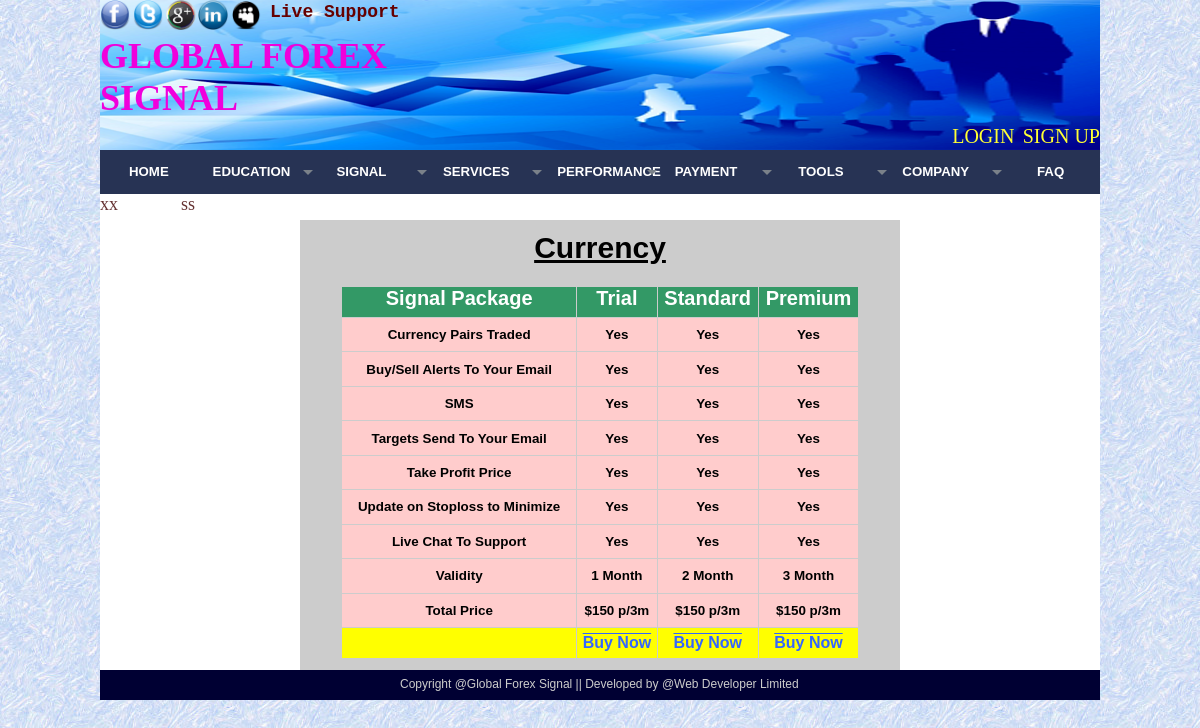
/?c=currency_signal, run on the app's committed database.
### tables this page shows
CREATE TABLE `news` (
  `id` int(11) NOT NULL auto_increment,
  `heading` varchar(50) NOT NULL,
  `description` varchar(500) NOT NULL,
  `date` datetime NOT NULL,
  `time` time NOT NULL,
  PRIMARY KEY  (`id`)
);

CREATE TABLE `packageservice` (
  `id` int(11) NOT NULL auto_increment,
  `packagename` varchar(40) default NULL,
  `descriptionid` int(11) default NULL,
  `trial` varchar(70) NOT NULL,
  `standard` varchar(70) NOT NULL,
  `premium` varchar(70) NOT NULL,
  PRIMARY KEY  (`id`),
  KEY `descriptionid` (`descriptionid`)
);

CREATE TABLE `package` (
  `id` int(11) NOT NULL auto_increment,
  `name` varchar(30) NOT NULL,
  `description` varchar(1000) NOT NULL,
  PRIMARY KEY  (`id`)
);

### client/currency_signal.php (the view)
<div class="packagedisplay">
<br/>
<h5>Currency</h5>
<?php
$sql = "select pds.id,pds.packagename,p.description as package,pds.trial,pds.standard,pds.premium from packageservice as pds,package as p where pds.descriptionid=p.id";
$r = mysql_query($sql);
print '<table class="fulltable" align="center">';
print '<tr class="tablehead"><th align="center">Signal Package</th><th align="center">Trial</th><th align="center">Standard</th><th align="center">Premium</th></tr>';
while($s = mysql_fetch_row($r))
{
	print '<tr class="fullrow">';
	print '<td align="center"><h6>'.$s['2'].'</h6></td>';
	print '<td align="center"><h6>'.$s['3'].'</h6></td>';
	print '<td align="center"><h6>'.$s['4'].'</h6></td>';
	print '<td align="center"><h6>'.$s['5'].'</h6></td>';
	print '</tr>';
}
print '<tr class="button"><th></th><th><a href="?c=orderform&id=3">Buy Now</a></th><th><a href="?c=orderform&id=4">Buy Now</a></th><th><a href="?c=orderform&id=5">Buy Now</a></th></tr>';
print '</table>';
print '<br/>';
?>
<br/>
</div>

### client/marqueText.php
<div class="marqueText" >
<marquee direction="left">
<?php
$sql="select * from news order by id desc limit 5";
$r=mysql_query($sql);
while($s=mysql_fetch_row($r))
{
	print $s[1]." &nbsp;&nbsp;&nbsp;&nbsp;&nbsp;&nbsp;&nbsp;&nbsp;&nbsp;&nbsp;&nbsp;&nbsp;"." "." ";
}
?>
</marquee>
</div>

### style/CStyle.css (style rules this page uses)
body { margin:0px; padding:0px; background-color:#FFD300; background-image:url(../images/texture_of_ice-background_for_websites.jpg); }
.marqueText { float:left; width:1000px; height:26px; background-color:#FFF; font-family:"Times New Roman", Times, serif; font-size:18px; color:#633; }

### style/stylesheetC.css (style rules this page uses)
.packagedisplay { width:600px; height:auto; float:left; background-color:#CCC; margin-left:200px; }
.packagedisplay h5 { text-align:center; font-size:30px; margin-left:0px; text-decoration:underline; }
.fulltable { float:left; border-spacing:1px; width:520px; height:375px; margin-top:20px; border:1px solid #CCC; margin-left:40px; margin-bottom:10px; }
.fulltable .tablehead { background-color:#396; width:100px; font-size:20px; color:#FFF; height:30px; text-align:left; vertical-align:top; font-family:Verdana, Geneva, sans-serif; }
.fulltable .fullrow { background-color:#FCC; font-size:20px; }
.button { background-color:#FF0; height:30px; margin-top:-5px; }
.button a { color:#36F; font-size:16px; font-family:Verdana, Geneva, sans-serif; text-decoration:overline; }

### style/style.css (style rules this page uses)
* { margin: 0; padding: 0; }
body { font-family: Arial, Helvetica, sans-serif; font-size: 10px; }

### data on the page
news: heading "xx"
news: heading "ss"
packageservice: descriptionid.description "Currency Pairs Traded", trial "Yes", standard "Yes", premium "Yes"
packageservice: descriptionid.description "Buy/Sell Alerts To Your Email", trial "Yes", standard "Yes", premium "Yes"
packageservice: descriptionid.description "SMS", trial "Yes", standard "Yes", premium "Yes"
packageservice: descriptionid.description "Targets Send To Your Email", trial "Yes", standard "Yes", premium "Yes"
packageservice: descriptionid.description "Take Profit Price", trial "Yes", standard "Yes", premium "Yes"
packageservice: descriptionid.description "Update on Stoploss to Minimize", trial "Yes", standard "Yes", premium "Yes"
packageservice: descriptionid.description "Live Chat To Support", trial "Yes", standard "Yes", premium "Yes"
packageservice: descriptionid.description "Validity", trial "1 Month", standard "2 Month", premium "3 Month"
packageservice: descriptionid.description "Total Price", trial "$150 p/3m", standard "$150 p/3m", premium "$150 p/3m"
